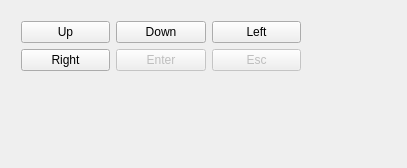
<?xml version="1.0" encoding="UTF-8"?>
<ui version="4.0">
 <class>Keytest</class>
 <widget class="QWidget" name="Keytest">
  <property name="geometry">
   <rect>
    <x>0</x>
    <y>0</y>
    <width>407</width>
    <height>168</height>
   </rect>
  </property>
  <property name="windowTitle">
   <string>Keytest</string>
  </property>
  <property name="autoFillBackground">
   <bool>false</bool>
  </property>
  <widget class="QWidget" name="layoutWidget">
   <property name="geometry">
    <rect>
     <x>10</x>
     <y>10</y>
     <width>391</width>
     <height>151</height>
    </rect>
   </property>
   <layout class="QGridLayout" name="mainLayout">
    <item row="2" column="0" colspan="3">
     <widget class="QLabel" name="label">
      <property name="sizePolicy">
       <sizepolicy hsizetype="Expanding" vsizetype="Preferred">
        <horstretch>0</horstretch>
        <verstretch>0</verstretch>
       </sizepolicy>
      </property>
      <property name="text">
       <string> </string>
      </property>
     </widget>
    </item>
    <item row="1" column="1">
     <widget class="QPushButton" name="pbt_enter">
      <property name="enabled">
       <bool>false</bool>
      </property>
      <property name="sizePolicy">
       <sizepolicy hsizetype="Expanding" vsizetype="Fixed">
        <horstretch>0</horstretch>
        <verstretch>0</verstretch>
       </sizepolicy>
      </property>
      <property name="text">
       <string>Enter</string>
      </property>
     </widget>
    </item>
    <item row="1" column="2">
     <widget class="QPushButton" name="pbt_esc">
      <property name="enabled">
       <bool>false</bool>
      </property>
      <property name="sizePolicy">
       <sizepolicy hsizetype="Expanding" vsizetype="Fixed">
        <horstretch>0</horstretch>
        <verstretch>0</verstretch>
       </sizepolicy>
      </property>
      <property name="text">
       <string>Esc</string>
      </property>
     </widget>
    </item>
    <item row="0" column="0">
     <widget class="QPushButton" name="pbt_up">
      <property name="sizePolicy">
       <sizepolicy hsizetype="Expanding" vsizetype="Fixed">
        <horstretch>0</horstretch>
        <verstretch>0</verstretch>
       </sizepolicy>
      </property>
      <property name="text">
       <string>Up</string>
      </property>
     </widget>
    </item>
    <item row="0" column="1">
     <widget class="QPushButton" name="pbt_down">
      <property name="sizePolicy">
       <sizepolicy hsizetype="Expanding" vsizetype="Fixed">
        <horstretch>0</horstretch>
        <verstretch>0</verstretch>
       </sizepolicy>
      </property>
      <property name="text">
       <string>Down</string>
      </property>
     </widget>
    </item>
    <item row="1" column="0">
     <widget class="QPushButton" name="pbt_right">
      <property name="sizePolicy">
       <sizepolicy hsizetype="Expanding" vsizetype="Fixed">
        <horstretch>0</horstretch>
        <verstretch>0</verstretch>
       </sizepolicy>
      </property>
      <property name="text">
       <string>Right</string>
      </property>
     </widget>
    </item>
    <item row="0" column="2">
     <widget class="QPushButton" name="pbt_left">
      <property name="sizePolicy">
       <sizepolicy hsizetype="Expanding" vsizetype="Fixed">
        <horstretch>0</horstretch>
        <verstretch>0</verstretch>
       </sizepolicy>
      </property>
      <property name="text">
       <string>Left</string>
      </property>
     </widget>
    </item>
    <item row="3" column="0">
     <spacer name="verticalSpacer">
      <property name="orientation">
       <enum>Qt::Vertical</enum>
      </property>
      <property name="sizeHint" stdset="0">
       <size>
        <width>20</width>
        <height>40</height>
       </size>
      </property>
     </spacer>
    </item>
    <item row="1" column="3">
     <spacer name="horizontalSpacer">
      <property name="orientation">
       <enum>Qt::Horizontal</enum>
      </property>
      <property name="sizeHint" stdset="0">
       <size>
        <width>40</width>
        <height>20</height>
       </size>
      </property>
     </spacer>
    </item>
   </layout>
  </widget>
 </widget>
 <layoutdefault spacing="6" margin="11"/>
 <resources/>
 <connections/>
</ui>
